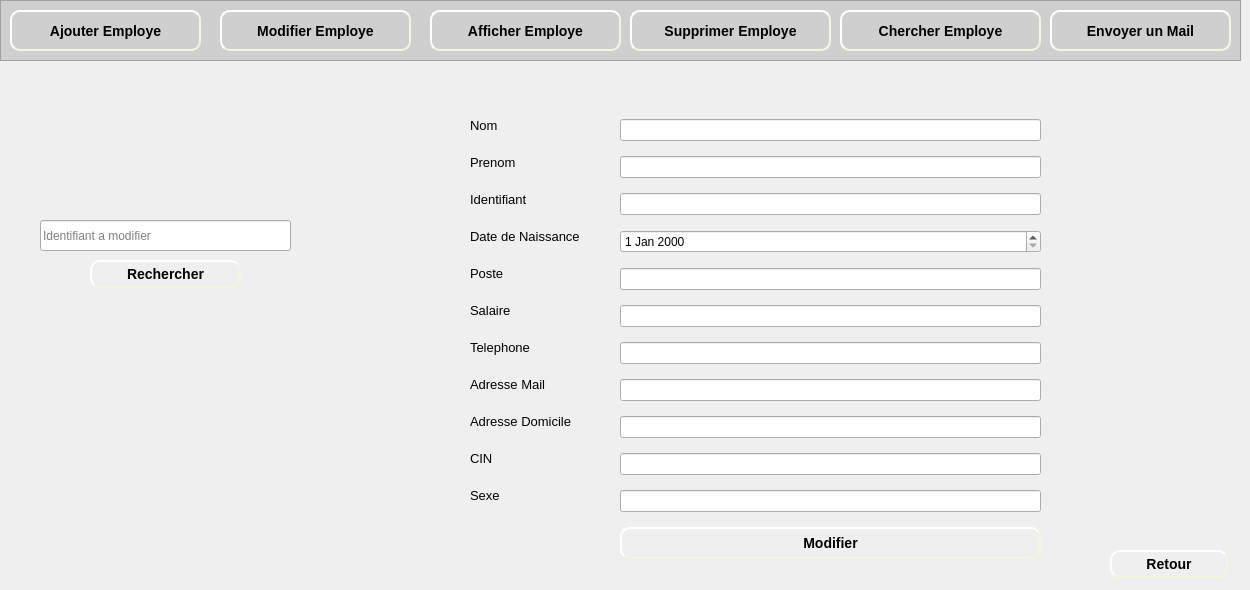
    <widget class="QWidget" name="page_4">
     <widget class="QFrame" name="frame_4">
      <property name="geometry">
       <rect>
        <x>0</x>
        <y>0</y>
        <width>1241</width>
        <height>61</height>
       </rect>
      </property>
      <property name="styleSheet">
       <string notr="true">background-color: rgb(207, 207, 207);</string>
      </property>
      <property name="frameShape">
       <enum>QFrame::StyledPanel</enum>
      </property>
      <property name="frameShadow">
       <enum>QFrame::Raised</enum>
      </property>
      <widget class="QPushButton" name="pushButton_ajouterEmploye_4">
       <property name="geometry">
        <rect>
         <x>10</x>
         <y>10</y>
         <width>191</width>
         <height>41</height>
        </rect>
       </property>
       <property name="styleSheet">
        <string notr="true">#pushButton_ajouterEmploye_4
{
	background-color: rgb(207, 207, 207);
	border-color: beige;
border-style: outset;
  border-width: 2px;
  border-radius: 10px;
  font: bold 14px;
  min-width: 6em;
  padding: 6px;

}
#pushButton_ajouterEmploye_4:hover
{
	border-color: blue;
}</string>
       </property>
       <property name="text">
        <string>Ajouter Employe</string>
       </property>
      </widget>
      <widget class="QLabel" name="label_56">
       <property name="geometry">
        <rect>
         <x>20</x>
         <y>20</y>
         <width>21</width>
         <height>21</height>
        </rect>
       </property>
       <property name="text">
        <string/>
       </property>
       <property name="pixmap">
        <pixmap>../Bouttons/ajouMachine-removebg-preview.png</pixmap>
       </property>
       <property name="scaledContents">
        <bool>true</bool>
       </property>
      </widget>
      <widget class="QPushButton" name="pushButton_modifierEmploye_3">
       <property name="geometry">
        <rect>
         <x>220</x>
         <y>10</y>
         <width>191</width>
         <height>41</height>
        </rect>
       </property>
       <property name="styleSheet">
        <string notr="true">#pushButton_modifierEmploye_3
{
	background-color: rgb(207, 207, 207);
	border-color: beige;
border-style: outset;
  border-width: 2px;
  border-radius: 10px;
  font: bold 14px;
  min-width: 6em;
  padding: 6px;

}
#pushButton_modifierEmploye_3:hover
{
	border-color: blue;
}</string>
       </property>
       <property name="text">
        <string>Modifier Employe</string>
       </property>
      </widget>
      <widget class="QLabel" name="label_57">
       <property name="geometry">
        <rect>
         <x>230</x>
         <y>20</y>
         <width>21</width>
         <height>21</height>
        </rect>
       </property>
       <property name="text">
        <string/>
       </property>
       <property name="pixmap">
        <pixmap>../Bouttons/modifier-removebg-preview.png</pixmap>
       </property>
       <property name="scaledContents">
        <bool>true</bool>
       </property>
      </widget>
      <widget class="QPushButton" name="pushButton_afficherEmploye_3">
       <property name="geometry">
        <rect>
         <x>430</x>
         <y>10</y>
         <width>191</width>
         <height>41</height>
        </rect>
       </property>
       <property name="styleSheet">
        <string notr="true">#pushButton_afficherEmploye_3
{

	border-color: beige;
border-style: outset;
  border-width: 2px;
  border-radius: 10px;
  font: bold 14px;
  min-width: 6em;
  padding: 6px;

}
#pushButton_afficherEmploye_3:hover
{
	border-color: blue;
}</string>
       </property>
       <property name="text">
        <string>Afficher Employe</string>
       </property>
      </widget>
      <widget class="QLabel" name="label_58">
       <property name="geometry">
        <rect>
         <x>440</x>
         <y>20</y>
         <width>21</width>
         <height>21</height>
        </rect>
       </property>
       <property name="text">
        <string/>
       </property>
       <property name="pixmap">
        <pixmap>../Bouttons/afficher-removebg-preview.png</pixmap>
       </property>
       <property name="scaledContents">
        <bool>true</bool>
       </property>
      </widget>
      <widget class="QPushButton" name="pushButton_supprimerEmploye_3">
       <property name="geometry">
        <rect>
         <x>630</x>
         <y>10</y>
         <width>201</width>
         <height>41</height>
        </rect>
       </property>
       <property name="styleSheet">
        <string notr="true">#pushButton_supprimerEmploye_3
{
	background-color: rgb(207, 207, 207);
	border-color: beige;
border-style: outset;
  border-width: 2px;
  border-radius: 10px;
  font: bold 14px;
  min-width: 6em;
  padding: 6px;

}
#pushButton_supprimerEmploye_3:hover
{
	border-color: blue;
}</string>
       </property>
       <property name="text">
        <string>Supprimer Employe</string>
       </property>
      </widget>
      <widget class="QLabel" name="label_59">
       <property name="geometry">
        <rect>
         <x>640</x>
         <y>20</y>
         <width>21</width>
         <height>21</height>
        </rect>
       </property>
       <property name="text">
        <string/>
       </property>
       <property name="pixmap">
        <pixmap>../Bouttons/supprimerMachine-removebg-preview.png</pixmap>
       </property>
       <property name="scaledContents">
        <bool>true</bool>
       </property>
      </widget>
      <widget class="QPushButton" name="pushButton_3">
       <property name="geometry">
        <rect>
         <x>840</x>
         <y>10</y>
         <width>201</width>
         <height>41</height>
        </rect>
       </property>
       <property name="styleSheet">
        <string notr="true">#pushButton_3
{

	border-color: beige;
border-style: outset;
  border-width: 2px;
  border-radius: 10px;
  font: bold 14px;
  min-width: 6em;
  padding: 6px;

}
#pushButton_3:hover
{
	border-color: blue;
}</string>
       </property>
       <property name="text">
        <string>Chercher Employe</string>
       </property>
      </widget>
      <widget class="QLabel" name="label_103">
       <property name="geometry">
        <rect>
         <x>850</x>
         <y>20</y>
         <width>21</width>
         <height>21</height>
        </rect>
       </property>
       <property name="text">
        <string/>
       </property>
       <property name="pixmap">
        <pixmap>../Bouttons/consulter-removebg-preview.png</pixmap>
       </property>
       <property name="scaledContents">
        <bool>true</bool>
       </property>
      </widget>
      <widget class="QPushButton" name="pushButton_envoyerMail_3">
       <property name="geometry">
        <rect>
         <x>1050</x>
         <y>10</y>
         <width>181</width>
         <height>41</height>
        </rect>
       </property>
       <property name="styleSheet">
        <string notr="true">#pushButton_envoyerMail_3
{

	border-color: beige;
border-style: outset;
  border-width: 2px;
  border-radius: 10px;
  font: bold 14px;
  min-width: 6em;
  padding: 6px;

}
#pushButton_envoyerMail_3:hover
{
	border-color: blue;
}</string>
       </property>
       <property name="text">
        <string>Envoyer un Mail</string>
       </property>
      </widget>
      <widget class="QLabel" name="label_130">
       <property name="geometry">
        <rect>
         <x>1060</x>
         <y>20</y>
         <width>21</width>
         <height>16</height>
        </rect>
       </property>
       <property name="text">
        <string/>
       </property>
       <property name="pixmap">
        <pixmap>../Bouttons/mail-removebg-preview.png</pixmap>
       </property>
       <property name="scaledContents">
        <bool>true</bool>
       </property>
      </widget>
     </widget>
     <widget class="QLabel" name="label_7">
      <property name="geometry">
       <rect>
        <x>0</x>
        <y>60</y>
        <width>1241</width>
        <height>521</height>
       </rect>
      </property>
      <property name="text">
       <string/>
      </property>
      <property name="pixmap">
       <pixmap>../Bouttons/fontFinal.jpg</pixmap>
      </property>
      <property name="scaledContents">
       <bool>true</bool>
      </property>
     </widget>
     <widget class="QLineEdit" name="lineEdit_idModifierE">
      <property name="geometry">
       <rect>
        <x>40</x>
        <y>220</y>
        <width>251</width>
        <height>31</height>
       </rect>
      </property>
      <property name="placeholderText">
       <string>Identifiant a modifier</string>
      </property>
     </widget>
     <widget class="QPushButton" name="pushButton_rechercherME">
      <property name="geometry">
       <rect>
        <x>90</x>
        <y>260</y>
        <width>151</width>
        <height>28</height>
       </rect>
      </property>
      <property name="styleSheet">
       <string notr="true">#pushButton_rechercherME
{

	border-color: beige;
border-style: outset;
  border-width: 2px;
  border-radius: 10px;
  font: bold 14px;
  min-width: 6em;
  padding: 6px;

}
#pushButton_rechercherME:hover
{
	border-color: blue;
}</string>
      </property>
      <property name="text">
       <string>Rechercher</string>
      </property>
     </widget>
     <widget class="QLabel" name="label_34">
      <property name="geometry">
       <rect>
        <x>100</x>
        <y>260</y>
        <width>21</width>
        <height>21</height>
       </rect>
      </property>
      <property name="text">
       <string/>
      </property>
      <property name="pixmap">
       <pixmap>../Bouttons/consulter-removebg-preview.png</pixmap>
      </property>
      <property name="scaledContents">
       <bool>true</bool>
      </property>
     </widget>
     <widget class="QWidget" name="verticalLayoutWidget_4">
      <property name="geometry">
       <rect>
        <x>620</x>
        <y>110</y>
        <width>421</width>
        <height>461</height>
       </rect>
      </property>
      <layout class="QVBoxLayout" name="verticalLayout_4">
       <item>
        <widget class="QLineEdit" name="lineEdit_nom_2">
         <property name="placeholderText">
          <string/>
         </property>
        </widget>
       </item>
       <item>
        <widget class="QLineEdit" name="lineEdit_prenom_2">
         <property name="placeholderText">
          <string/>
         </property>
        </widget>
       </item>
       <item>
        <widget class="QLineEdit" name="lineEdit_identifiant_2">
         <property name="placeholderText">
          <string/>
         </property>
        </widget>
       </item>
       <item>
        <widget class="QDateEdit" name="dateEdit_naissance_2"/>
       </item>
       <item>
        <widget class="QLineEdit" name="lineEdit_poste_2">
         <property name="placeholderText">
          <string/>
         </property>
        </widget>
       </item>
       <item>
        <widget class="QLineEdit" name="lineEdit_salaire_2">
         <property name="placeholderText">
          <string/>
         </property>
        </widget>
       </item>
       <item>
        <widget class="QLineEdit" name="lineEdit_telephone_2">
         <property name="placeholderText">
          <string/>
         </property>
        </widget>
       </item>
       <item>
        <widget class="QLineEdit" name="lineEdit_mail_2">
         <property name="placeholderText">
          <string/>
         </property>
        </widget>
       </item>
       <item>
        <widget class="QLineEdit" name="lineEdit_domicile_2">
         <property name="placeholderText">
          <string/>
         </property>
        </widget>
       </item>
       <item>
        <widget class="QLineEdit" name="lineEdit_cin_2">
         <property name="placeholderText">
          <string/>
         </property>
        </widget>
       </item>
       <item>
        <widget class="QLineEdit" name="lineEdit_sexe_2">
         <property name="placeholderText">
          <string/>
         </property>
        </widget>
       </item>
       <item>
        <widget class="QPushButton" name="pushButton_modifierEmploye_4">
         <property name="styleSheet">
          <string notr="true">#pushButton_modifierEmploye_4
{
	
	border-color: beige;
border-style: outset;
  border-width: 2px;
  border-radius: 10px;
  font: bold 14px;
  min-width: 6em;
  padding: 6px;

}
#pushButton_modifierEmploye_4:hover
{
	border-color: blue;
}</string>
         </property>
         <property name="text">
          <string>Modifier</string>
         </property>
        </widget>
       </item>
      </layout>
     </widget>
     <widget class="QPushButton" name="pushButton_retour_2">
      <property name="geometry">
       <rect>
        <x>1110</x>
        <y>550</y>
        <width>118</width>
        <height>28</height>
       </rect>
      </property>
      <property name="styleSheet">
       <string notr="true">#pushButton_retour_2
{
	
	border-color: beige;
border-style: outset;
  border-width: 2px;
  border-radius: 10px;
  font: bold 14px;
  min-width: 6em;
  padding: 6px;

}
#pushButton_retour_2:hover
{
	border-color: blue;
}</string>
      </property>
      <property name="text">
       <string>Retour</string>
      </property>
     </widget>
     <widget class="QLabel" name="label_46">
      <property name="geometry">
       <rect>
        <x>1120</x>
        <y>560</y>
        <width>21</width>
        <height>16</height>
       </rect>
      </property>
      <property name="text">
       <string/>
      </property>
      <property name="pixmap">
       <pixmap>../Bouttons/retour-removebg-preview.png</pixmap>
      </property>
      <property name="scaledContents">
       <bool>true</bool>
      </property>
     </widget>
     <widget class="QWidget" name="verticalLayoutWidget_9">
      <property name="geometry">
       <rect>
        <x>470</x>
        <y>110</y>
        <width>160</width>
        <height>401</height>
       </rect>
      </property>
      <layout class="QVBoxLayout" name="verticalLayout_8">
       <item>
        <widget class="QLabel" name="label_nom">
         <property name="text">
          <string>&lt;html&gt;&lt;head/&gt;&lt;body&gt;&lt;p&gt;&lt;span style=&quot; font-size:10pt;&quot;&gt;Nom&lt;/span&gt;&lt;/p&gt;&lt;/body&gt;&lt;/html&gt;</string>
         </property>
        </widget>
       </item>
       <item>
        <widget class="QLabel" name="label_prenom">
         <property name="text">
          <string>&lt;html&gt;&lt;head/&gt;&lt;body&gt;&lt;p&gt;&lt;span style=&quot; font-size:10pt;&quot;&gt;Prenom&lt;/span&gt;&lt;/p&gt;&lt;/body&gt;&lt;/html&gt;</string>
         </property>
        </widget>
       </item>
       <item>
        <widget class="QLabel" name="label_id">
         <property name="text">
          <string>&lt;html&gt;&lt;head/&gt;&lt;body&gt;&lt;p&gt;&lt;span style=&quot; font-size:10pt;&quot;&gt;Identifiant&lt;/span&gt;&lt;/p&gt;&lt;/body&gt;&lt;/html&gt;</string>
         </property>
        </widget>
       </item>
       <item>
        <widget class="QLabel" name="label_naissance">
         <property name="text">
          <string>&lt;html&gt;&lt;head/&gt;&lt;body&gt;&lt;p&gt;&lt;span style=&quot; font-size:10pt;&quot;&gt;Date de Naissance&lt;/span&gt;&lt;/p&gt;&lt;/body&gt;&lt;/html&gt;</string>
         </property>
        </widget>
       </item>
       <item>
        <widget class="QLabel" name="label_poste">
         <property name="text">
          <string>&lt;html&gt;&lt;head/&gt;&lt;body&gt;&lt;p&gt;&lt;span style=&quot; font-size:10pt;&quot;&gt;Poste&lt;/span&gt;&lt;/p&gt;&lt;/body&gt;&lt;/html&gt;</string>
         </property>
        </widget>
       </item>
       <item>
        <widget class="QLabel" name="label_salaire">
         <property name="text">
          <string>&lt;html&gt;&lt;head/&gt;&lt;body&gt;&lt;p&gt;&lt;span style=&quot; font-size:10pt;&quot;&gt;Salaire&lt;/span&gt;&lt;/p&gt;&lt;/body&gt;&lt;/html&gt;</string>
         </property>
        </widget>
       </item>
       <item>
        <widget class="QLabel" name="label_telephone">
         <property name="text">
          <string>&lt;html&gt;&lt;head/&gt;&lt;body&gt;&lt;p&gt;&lt;span style=&quot; font-size:10pt;&quot;&gt;Telephone&lt;/span&gt;&lt;/p&gt;&lt;/body&gt;&lt;/html&gt;</string>
         </property>
        </widget>
       </item>
       <item>
        <widget class="QLabel" name="label_mail">
         <property name="text">
          <string>&lt;html&gt;&lt;head/&gt;&lt;body&gt;&lt;p&gt;&lt;span style=&quot; font-size:10pt;&quot;&gt;Adresse Mail&lt;/span&gt;&lt;/p&gt;&lt;/body&gt;&lt;/html&gt;</string>
         </property>
        </widget>
       </item>
       <item>
        <widget class="QLabel" name="label_domicile">
         <property name="text">
          <string>&lt;html&gt;&lt;head/&gt;&lt;body&gt;&lt;p&gt;&lt;span style=&quot; font-size:10pt;&quot;&gt;Adresse Domicile&lt;/span&gt;&lt;/p&gt;&lt;/body&gt;&lt;/html&gt;</string>
         </property>
        </widget>
       </item>
       <item>
        <widget class="QLabel" name="label_cin">
         <property name="text">
          <string>&lt;html&gt;&lt;head/&gt;&lt;body&gt;&lt;p&gt;&lt;span style=&quot; font-size:10pt;&quot;&gt;CIN&lt;/span&gt;&lt;/p&gt;&lt;/body&gt;&lt;/html&gt;</string>
         </property>
        </widget>
       </item>
       <item>
        <widget class="QLabel" name="label_sexe">
         <property name="text">
          <string>&lt;html&gt;&lt;head/&gt;&lt;body&gt;&lt;p&gt;&lt;span style=&quot; font-size:10pt;&quot;&gt;Sexe&lt;/span&gt;&lt;/p&gt;&lt;/body&gt;&lt;/html&gt;</string>
         </property>
        </widget>
       </item>
      </layout>
     </widget>
    </widget>
